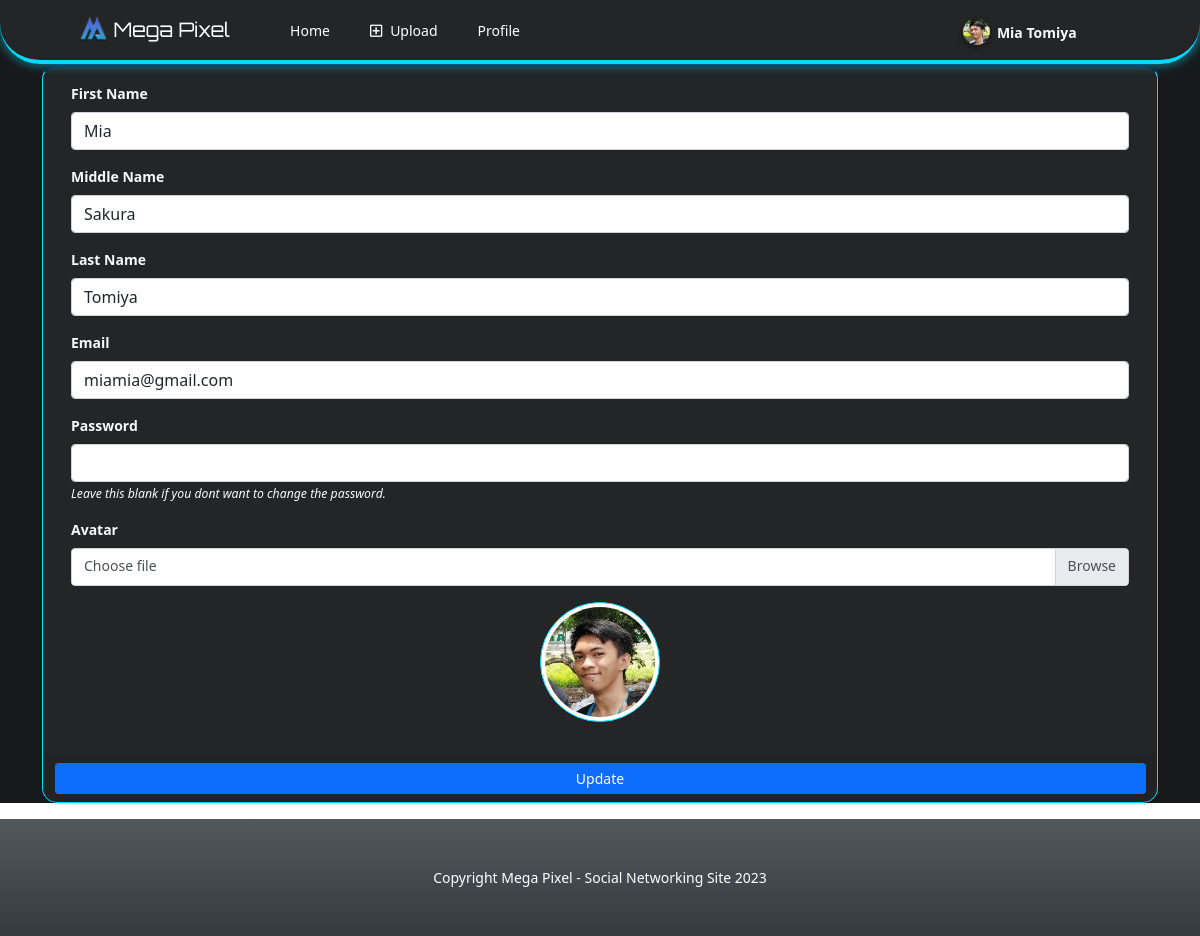
Screenshot of /user/?page=user (signed in) with the database file from the repository.
### tables this page shows
CREATE TABLE `member_list` (
  `id` int(30) NOT NULL,
  `firstname` text NOT NULL,
  `middlename` text DEFAULT NULL,
  `lastname` text NOT NULL,
  `email` text NOT NULL,
  `password` text NOT NULL,
  `avatar` text DEFAULT NULL,
  `status` tinyint(1) NOT NULL DEFAULT 0 COMMENT '0=Pending, 1=Approved, 2 = Denied, 3=Blocked',
  `date_created` datetime NOT NULL DEFAULT current_timestamp(),
  `date_updated` datetime NOT NULL DEFAULT current_timestamp() ON UPDATE current_timestamp()
);

### classes/DBConnection.php (called while the page is built, shortened)
<?php
class DBConnection{
    private $host = DB_SERVER;
    private $username = DB_USERNAME;
    private $password = DB_PASSWORD;
    private $database = DB_NAME;
    public $conn;
    public function __construct(){
        if (!isset($this->conn)) {
            $this->conn = new mysqli($this->host, $this->username, $this->password, $this->database);
        }
    }
}
?>

### classes/SystemSettings.php (called while the page is built, shortened)
<?php
class SystemSettings extends DBConnection{
	function userdata($field = ''){
		if(!empty($field)){
			if(isset($_SESSION['userdata'][$field]))
				return $_SESSION['userdata'][$field];
			else
				return null;
		}else{
			return false;
		}
	}
}
$_settings = new SystemSettings();
?>

### config.php (called while the page is built, shortened)
<?php
require_once('classes/DBConnection.php');
require_once('classes/SystemSettings.php');
function validate_image($file){
	if(!empty($file)){
        $ex = explode("?",$file);
        $file = $ex[0];
        $ts = isset($ex[1]) ? "?".$ex[1] : '';
		if(is_file(base_app.$file)){
			return base_url.$file.$ts;
		}else{
			return base_url.'dist/img/no-image-available.png';
		}
	}else{
		return base_url.'dist/img/no-image-available.png';
	}
}
?>

### user/user/index.php (the view, shortened to what this page needs)
<?php
$user = $conn->query("SELECT * FROM member_list where id ='".$_settings->userdata('id')."'");
foreach($user->fetch_array() as $k =>$v){
	$meta[$k] = $v;
}
?>
<div class="card card-outline rounded-0 card-navy">
	<div class="card-body">
		<div class="container-fluid">
			<form action="" id="manage-user">
				<div class="form-group">
					<label for="name">First Name</label>
					<input type="text" name="firstname" id="firstname" class="form-control" value="<?php echo isset($meta['firstname']) ? $meta['firstname']: '' ?>" required>
				</div>
				<div class="form-group">
					<label for="name">Middle Name</label>
					<input type="text" name="middlename" id="middlename" class="form-control" value="<?php echo isset($meta['middlename']) ? $meta['middlename']: '' ?>">
				</div>
				<div class="form-group">
					<label for="name">Last Name</label>
					<input type="text" name="lastname" id="lastname" class="form-control" value="<?php echo isset($meta['lastname']) ? $meta['lastname']: '' ?>" required>
				</div>
				<div class="form-group">
					<label for="email">Email</label>
					<input type="email" name="email" id="email" class="form-control" value="<?php echo isset($meta['email']) ? $meta['email']: '' ?>" required  autocomplete="off">
				</div>
				<div class="form-group">
					<label for="password">Password</label>
					<input type="password" name="password" id="password" class="form-control" value="" autocomplete="off">
					<small><i>Leave this blank if you dont want to change the password.</i></small>
				</div>
				<div class="form-group">
					<label for="" class="control-label">Avatar</label>
					<div class="custom-file">
		              <label class="custom-file-label" for="customFile">Choose file</label>
		            </div>
				</div>
				<div class="form-group d-flex justify-content-center">
					<img src="<?php echo validate_image(isset($meta['avatar']) ? $meta['avatar'] :'') ?>" alt="" id="cimg" class="img-fluid img-thumbnail bordernew">
				</div>
			</form>
		</div>
	</div>
	<div class="card-footer">
			<div class="col-md-12">
				<div class="row">
					<button class="btn btn-sm btn-primary" form="manage-user">Update</button>
				</div>
			</div>
		</div>
</div>

### user/user/index.php (style rules this page uses)
img#cimg { height: 15vh; width: 15vh; object-fit: cover; border-radius: 100% 100%; }

### rows the page displays
member_list: firstname "Mia", middlename "Sakura", lastname "Tomiya", email "miamia@gmail.com", avatar (picture)

### other values shown
$_settings->userdata('firstname').' '.$_settings->userdata('lastname') "Mia Tomiya"
